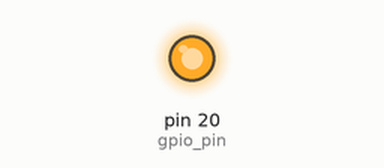
This program was run on a simulated MicroPython board. On the bench: output pins drawn as LEDs (lit = HIGH).

Above: at 0.2 s.
At 4.5 s:
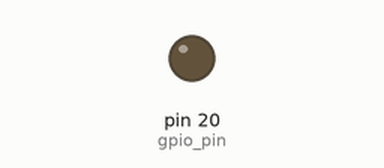
Timing chart, 0 to 6.5 s (numbered marks = the images above):
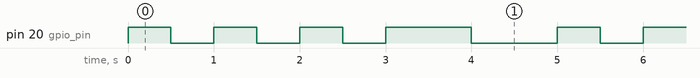

Measured:
- by itself, pin 20 (gpio_pin): repeats every 5.0 s: 2 × (LOW 0.50 s, HIGH 0.50 s), LOW 0.50 s, HIGH 1.0 s, LOW 1.0 s, HIGH 0.50 s
- by itself, everything shown: repeats every 5.0 s, in 8 steps

The program:

tatatataa.py
```python
from machine import Pin
import time

gpio_pin = Pin(20, Pin.OUT)

def blink(sleeptime):
    gpio_pin.high()
    time.sleep(sleeptime)
    gpio_pin.low()
    time.sleep(sleeptime)

while True:
    blink(0.5)
    blink(0.5)
    blink(0.5)
    blink(1)
```
